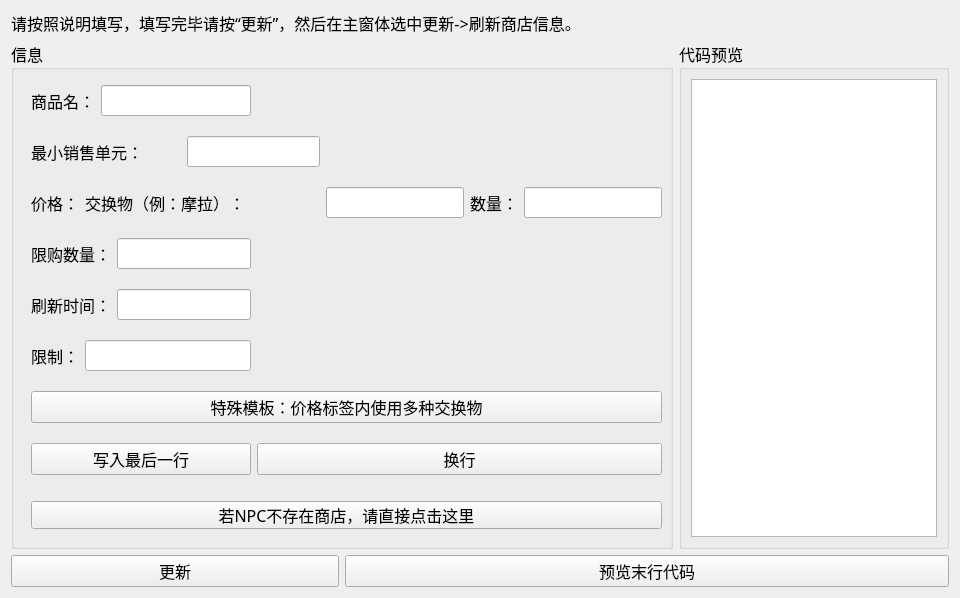
<?xml version="1.0" encoding="UTF-8"?>
<ui version="4.0">
 <class>Store</class>
 <widget class="QWidget" name="Store">
  <property name="geometry">
   <rect>
    <x>0</x>
    <y>0</y>
    <width>960</width>
    <height>598</height>
   </rect>
  </property>
  <property name="windowTitle">
   <string>Form</string>
  </property>
  <layout class="QGridLayout" name="gridLayout_4">
   <item row="0" column="0">
    <layout class="QGridLayout" name="gridLayout_3">
     <item row="0" column="0" colspan="3">
      <widget class="QLabel" name="label">
       <property name="font">
        <font>
         <family>思源黑体 CN Medium</family>
         <pointsize>12</pointsize>
        </font>
       </property>
       <property name="text">
        <string>请按照说明填写，填写完毕请按“更新”，然后在主窗体选中更新-&gt;刷新商店信息。</string>
       </property>
       <property name="alignment">
        <set>Qt::AlignLeading|Qt::AlignLeft|Qt::AlignTop</set>
       </property>
       <property name="wordWrap">
        <bool>true</bool>
       </property>
      </widget>
     </item>
     <item row="1" column="0" colspan="2">
      <widget class="QGroupBox" name="groupBox">
       <property name="font">
        <font>
         <family>思源黑体 CN Medium</family>
         <pointsize>12</pointsize>
        </font>
       </property>
       <property name="title">
        <string>信息</string>
       </property>
       <widget class="QPushButton" name="no_store">
        <property name="geometry">
         <rect>
          <x>20</x>
          <y>460</y>
          <width>631</width>
          <height>28</height>
         </rect>
        </property>
        <property name="text">
         <string>若NPC不存在商店，请直接点击这里</string>
        </property>
       </widget>
       <widget class="QWidget" name="">
        <property name="geometry">
         <rect>
          <x>20</x>
          <y>30</y>
          <width>631</width>
          <height>421</height>
         </rect>
        </property>
        <layout class="QGridLayout" name="gridLayout_2">
         <item row="2" column="8">
          <widget class="QLineEdit" name="price_edit"/>
         </item>
         <item row="1" column="4" colspan="2">
          <widget class="QLineEdit" name="min_sale_unit_edit"/>
         </item>
         <item row="4" column="0" colspan="3">
          <widget class="QLabel" name="label_6">
           <property name="text">
            <string>刷新时间：</string>
           </property>
          </widget>
         </item>
         <item row="3" column="0" colspan="3">
          <widget class="QLabel" name="label_5">
           <property name="text">
            <string>限购数量：</string>
           </property>
          </widget>
         </item>
         <item row="7" column="5" colspan="4">
          <widget class="QPushButton" name="store_write_enter">
           <property name="text">
            <string>换行</string>
           </property>
          </widget>
         </item>
         <item row="2" column="0">
          <widget class="QLabel" name="label_4">
           <property name="text">
            <string>价格：</string>
           </property>
          </widget>
         </item>
         <item row="2" column="7">
          <widget class="QLabel" name="label_9">
           <property name="text">
            <string>数量：</string>
           </property>
          </widget>
         </item>
         <item row="2" column="1" colspan="5">
          <widget class="QLabel" name="label_8">
           <property name="text">
            <string>交换物（例：摩拉）：</string>
           </property>
          </widget>
         </item>
         <item row="7" column="0" colspan="5">
          <widget class="QPushButton" name="pushButton_3">
           <property name="text">
            <string>写入最后一行</string>
           </property>
          </widget>
         </item>
         <item row="3" column="3" colspan="2">
          <widget class="QLineEdit" name="limited_quantity_edit"/>
         </item>
         <item row="0" column="2" colspan="3">
          <widget class="QLineEdit" name="commodity_name_edit"/>
         </item>
         <item row="5" column="1" colspan="4">
          <widget class="QLineEdit" name="limit_edit"/>
         </item>
         <item row="1" column="0" colspan="4">
          <widget class="QLabel" name="label_3">
           <property name="text">
            <string>最小销售单元：</string>
           </property>
          </widget>
         </item>
         <item row="4" column="3" colspan="2">
          <widget class="QLineEdit" name="refresh_time_edit"/>
         </item>
         <item row="0" column="0" colspan="2">
          <widget class="QLabel" name="label_2">
           <property name="text">
            <string>商品名：</string>
           </property>
          </widget>
         </item>
         <item row="6" column="0" colspan="9">
          <widget class="QPushButton" name="pushButton_5">
           <property name="text">
            <string>特殊模板：价格标签内使用多种交换物</string>
           </property>
          </widget>
         </item>
         <item row="2" column="6">
          <widget class="QLineEdit" name="currency_edit"/>
         </item>
         <item row="5" column="0">
          <widget class="QLabel" name="label_7">
           <property name="text">
            <string>限制：</string>
           </property>
          </widget>
         </item>
        </layout>
       </widget>
      </widget>
     </item>
     <item row="1" column="2">
      <widget class="QGroupBox" name="groupBox_2">
       <property name="maximumSize">
        <size>
         <width>270</width>
         <height>16777215</height>
        </size>
       </property>
       <property name="font">
        <font>
         <family>思源黑体 CN Medium</family>
         <pointsize>12</pointsize>
        </font>
       </property>
       <property name="title">
        <string>代码预览</string>
       </property>
       <layout class="QGridLayout" name="gridLayout">
        <item row="0" column="0">
         <widget class="QTextEdit" name="store_code_output"/>
        </item>
       </layout>
      </widget>
     </item>
     <item row="2" column="0">
      <widget class="QPushButton" name="pushButton">
       <property name="font">
        <font>
         <family>思源黑体 CN Medium</family>
         <pointsize>12</pointsize>
        </font>
       </property>
       <property name="text">
        <string>更新</string>
       </property>
      </widget>
     </item>
     <item row="2" column="1" colspan="2">
      <widget class="QPushButton" name="pushButton_2">
       <property name="font">
        <font>
         <family>思源黑体 CN Medium</family>
         <pointsize>12</pointsize>
        </font>
       </property>
       <property name="text">
        <string>预览末行代码</string>
       </property>
      </widget>
     </item>
    </layout>
   </item>
  </layout>
 </widget>
 <resources/>
 <connections/>
</ui>
